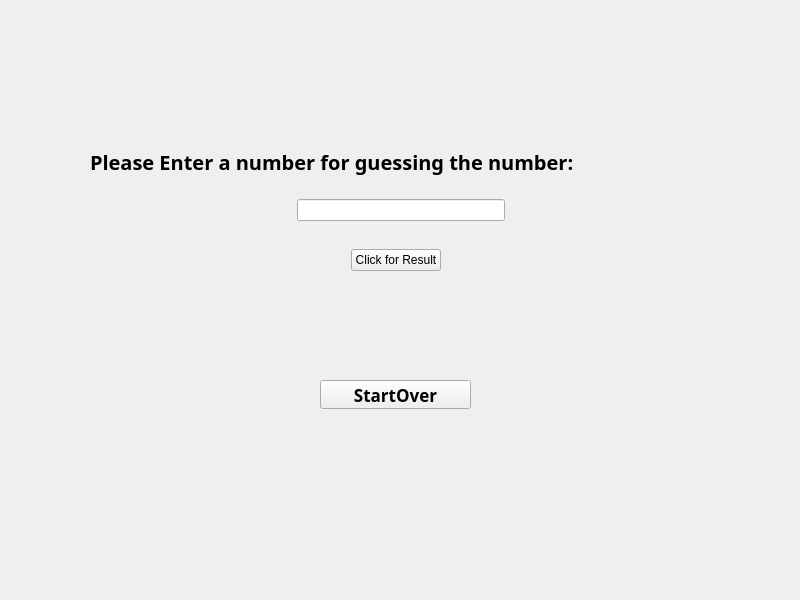
<?xml version="1.0" encoding="UTF-8"?>
<ui version="4.0">
 <class>Widget</class>
 <widget class="QWidget" name="Widget">
  <property name="enabled">
   <bool>true</bool>
  </property>
  <property name="geometry">
   <rect>
    <x>0</x>
    <y>0</y>
    <width>800</width>
    <height>600</height>
   </rect>
  </property>
  <property name="windowTitle">
   <string>Widget</string>
  </property>
  <widget class="QWidget" name="layoutWidget">
   <property name="geometry">
    <rect>
     <x>90</x>
     <y>130</y>
     <width>622</width>
     <height>91</height>
    </rect>
   </property>
   <layout class="QVBoxLayout" name="verticalLayout">
    <item>
     <widget class="QLabel" name="label">
      <property name="font">
       <font>
        <family>8514oem</family>
        <pointsize>15</pointsize>
        <bold>true</bold>
        <underline>false</underline>
       </font>
      </property>
      <property name="text">
       <string>Please Enter a number for guessing the number:</string>
      </property>
      <property name="textFormat">
       <enum>Qt::PlainText</enum>
      </property>
     </widget>
    </item>
    <item>
     <layout class="QHBoxLayout" name="horizontalLayout">
      <item>
       <spacer name="horizontalSpacer">
        <property name="orientation">
         <enum>Qt::Horizontal</enum>
        </property>
        <property name="sizeHint" stdset="0">
         <size>
          <width>40</width>
          <height>20</height>
         </size>
        </property>
       </spacer>
      </item>
      <item>
       <widget class="QLineEdit" name="NumberEdit">
        <property name="enabled">
         <bool>true</bool>
        </property>
       </widget>
      </item>
      <item>
       <spacer name="horizontalSpacer_2">
        <property name="orientation">
         <enum>Qt::Horizontal</enum>
        </property>
        <property name="sizeHint" stdset="0">
         <size>
          <width>40</width>
          <height>20</height>
         </size>
        </property>
       </spacer>
      </item>
     </layout>
    </item>
   </layout>
  </widget>
  <widget class="QWidget" name="layoutWidget">
   <property name="geometry">
    <rect>
     <x>210</x>
     <y>230</y>
     <width>371</width>
     <height>61</height>
    </rect>
   </property>
   <layout class="QHBoxLayout" name="horizontalLayout_2">
    <item>
     <spacer name="horizontalSpacer_3">
      <property name="orientation">
       <enum>Qt::Horizontal</enum>
      </property>
      <property name="sizeHint" stdset="0">
       <size>
        <width>40</width>
        <height>20</height>
       </size>
      </property>
     </spacer>
    </item>
    <item>
     <widget class="QPushButton" name="pushButton">
      <property name="text">
       <string>Click for Result</string>
      </property>
     </widget>
    </item>
    <item>
     <spacer name="horizontalSpacer_4">
      <property name="orientation">
       <enum>Qt::Horizontal</enum>
      </property>
      <property name="sizeHint" stdset="0">
       <size>
        <width>40</width>
        <height>20</height>
       </size>
      </property>
     </spacer>
    </item>
   </layout>
  </widget>
  <widget class="QLabel" name="messageLabel">
   <property name="geometry">
    <rect>
     <x>10</x>
     <y>310</y>
     <width>781</width>
     <height>31</height>
    </rect>
   </property>
   <property name="font">
    <font>
     <family>8514oem</family>
     <pointsize>13</pointsize>
     <bold>true</bold>
    </font>
   </property>
   <property name="text">
    <string/>
   </property>
  </widget>
  <widget class="QPushButton" name="startOver">
   <property name="geometry">
    <rect>
     <x>320</x>
     <y>380</y>
     <width>151</width>
     <height>29</height>
    </rect>
   </property>
   <property name="font">
    <font>
     <family>8514oem</family>
     <pointsize>13</pointsize>
     <bold>true</bold>
    </font>
   </property>
   <property name="text">
    <string>StartOver</string>
   </property>
  </widget>
 </widget>
 <resources/>
 <connections/>
</ui>
